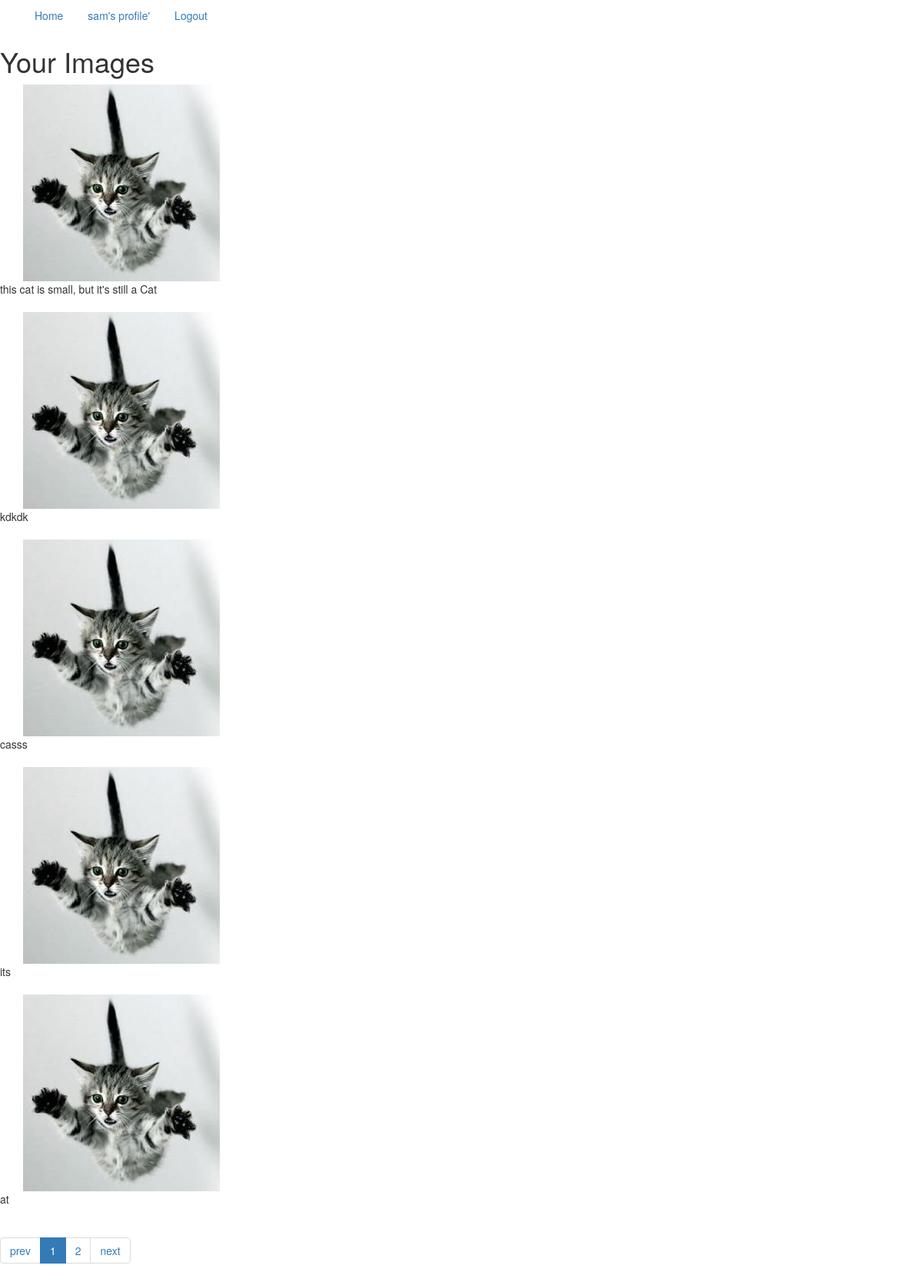
/profile/ (signed in), run on the app's committed database.
### notgur/models.py (models this page shows, shortened)
class Image(models.Model):
    created_user = models.ForeignKey("auth.User")
    title = models.CharField(max_length=50)
    description = models.TextField()
    created_time = models.DateTimeField(auto_now_add=True)
    picture = models.ImageField()
    @property
    def image_url(self):
        if self.picture:
            return self.picture.url

### notgur/views.py (the view)
# urls.py: url(r'^profile/$', ProfileView.as_view(), name="profile_view"),
class ProfileView(ListView):
    template_name = "profile.html"
    model = Image
    paginate_by = 5
    def get_queryset(self):
        return Image.objects.filter(created_user=self.request.user)

### templates/profile.html
{% extends 'base.html' %}
{% block content %}
<h1>Your Images</h1>
{% for image in object_list%}
<div class="container">
    <a href="{% url 'image_update_view' image.id %}">
    <img src="{{ MEDIA_URL }} {{image.image_url }}" alt="Picture of {{ image.picture }}" />
  </a>
</div>
<div class="">
  {{ image.description }}
</div>
<br>
{% endfor %}
<ul class="pagination">
  <li>
    {% if page_obj.has_previous %}
      <a href="?page={{ page_obj.previous_page_number }}">
        prev
      </a>
    {% else %}
      <span>prev</span>
    {% endif %}
  </li>
  {% for page_number in paginator.page_range %}
    {% if page_number is page_obj.number %}
      <li class="active">
        <span>{{ page_number }}</span>
      </li>
    {% else %}
      <li>
        <a href="?page={{ page_number }}">
          {{ page_number }}
        </a>
      </li>
    {% endif %}
  {% endfor %}
  <li>
    {% if page_obj.has_next %}
      <a href="?page={{ page_obj.next_page_number }}">
        next
      </a>
    {% else %}
      <span>next</span>
    {% endif %}
  </li>
</ul>
{% endblock %}

### templates/base.html (shortened to what this page needs)
{% load staticfiles %}
<!DOCTYPE html>
<html>
  <head>
    <link rel="stylesheet" href="{% static 'css/bootstrap.css' %}" media="screen" title="no title">
  </head>
  <nav>
    <div class="container">
    <ul class="nav nav-pills">
        <li role="presentation"><a href="{% url 'image_list_view' %}">Home</a></li>
        {% if not request.user.is_authenticated %}
          <li role="presentation"><a href="{% url 'user_create_view' %}">Create User</a></li>
          <li role="presentation"><a href="{% url 'login' %}">Login</a></li>
        {% else %}
          <li role="presentation"><a href="{% url 'profile_view' %}">{{user}}'s profile'</a></li>
          <li role="presentation"><a href="{% url 'logout' %}?next={% url 'image_list_view' %}">Logout</a></li>
        {% endif %}
      </ul>
            </div>
        </nav>
  <body>
      {% block content %}
      {% endblock %}
  </body>

### templates/base.html (style rules this page uses)
body { background-color: White; }

### data on the page
Image: image_url (picture), description "this cat is small, but it's still a Cat"
Image: image_url (picture), description "kdkdk"
Image: image_url (picture), description "casss"
Image: image_url (picture), description "its"
Image: image_url (picture), description "at"

### other printed values
{{ user }} "sam"
{{ page_number }} "1"
{{ page_number }} "2"
